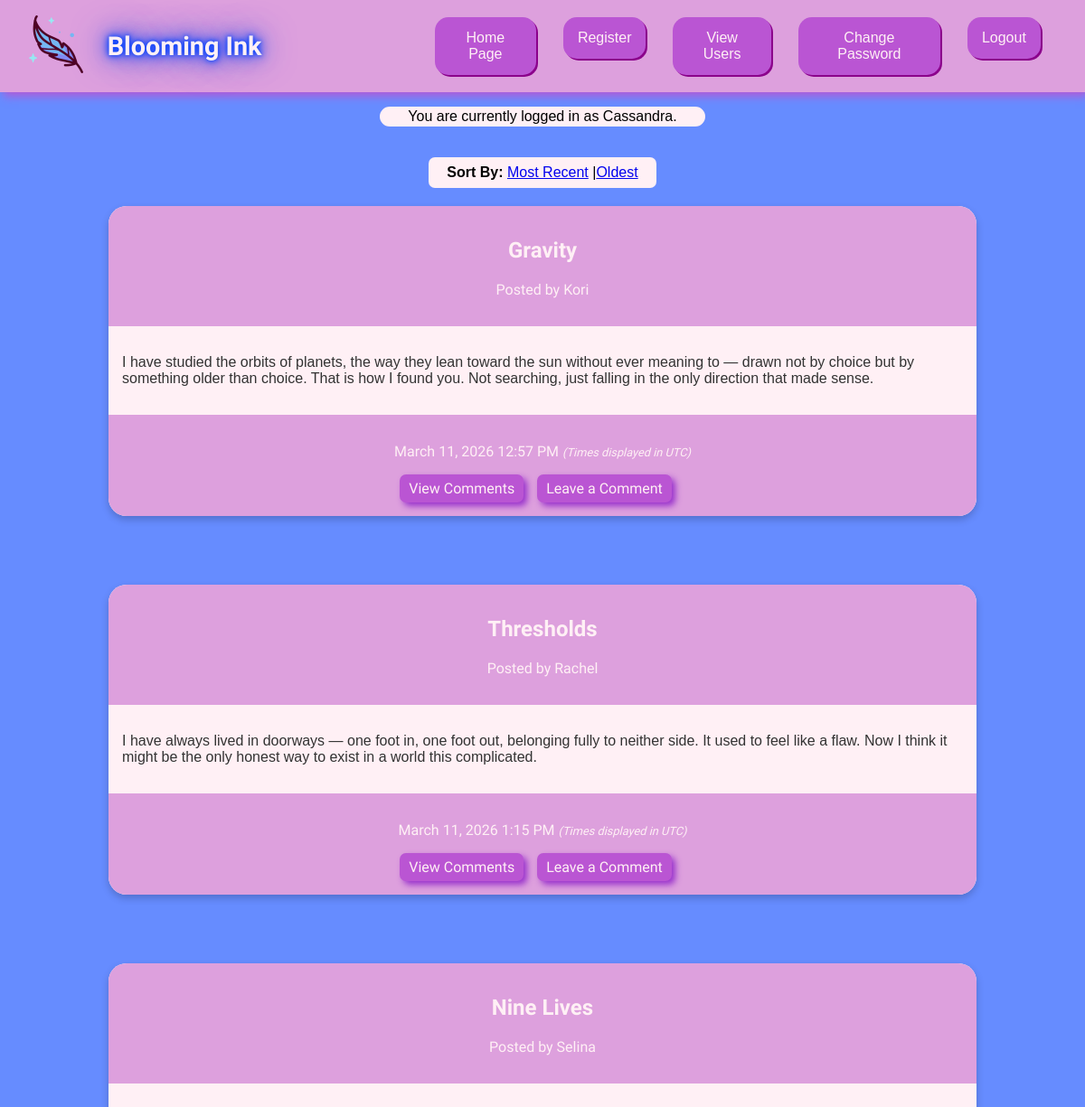
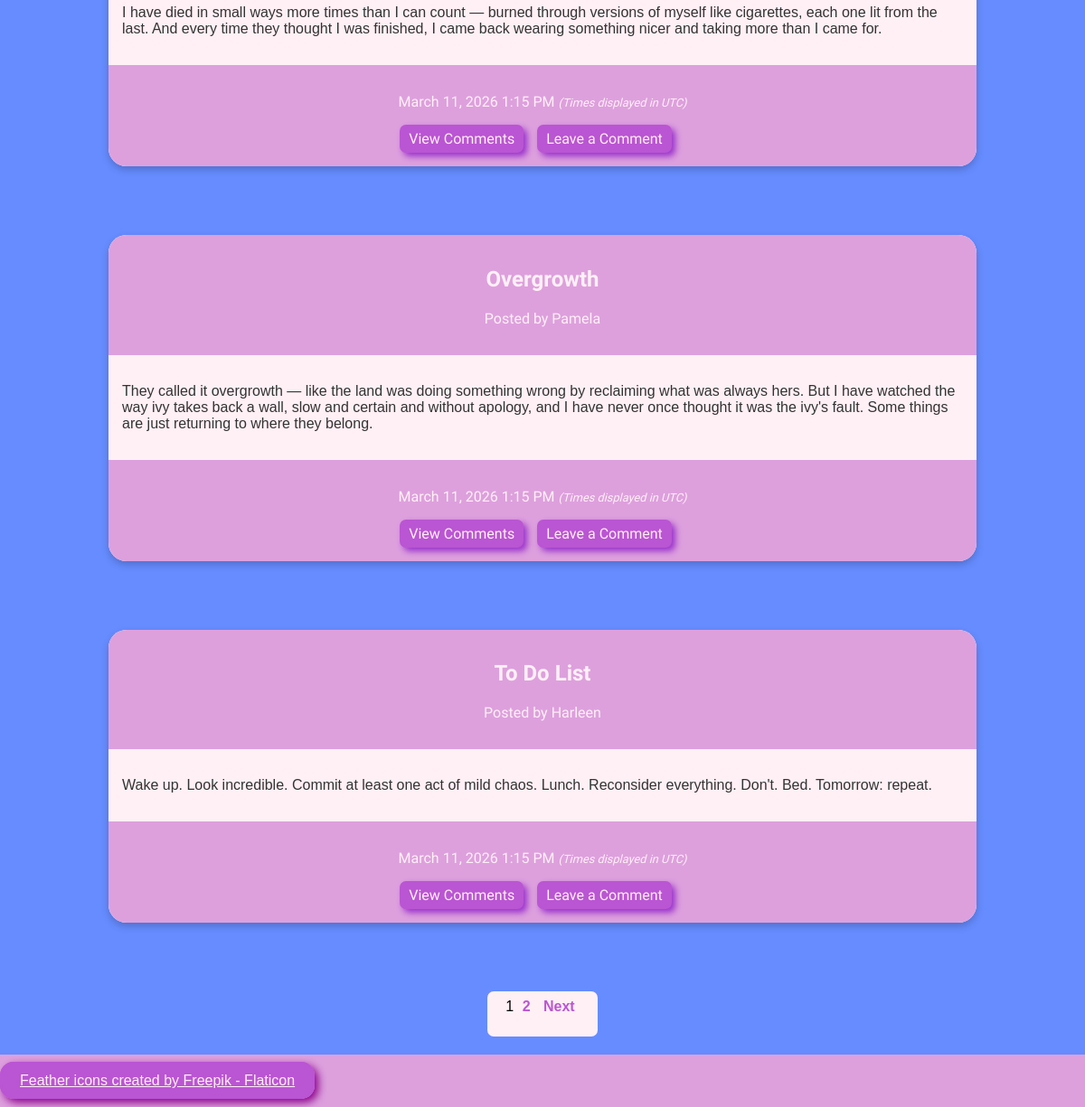
The page /Blooming_Ink/index.php?sort=oldest (signed in) on the database its author committed (2 pictures, top to bottom).
### tables this page shows
CREATE TABLE `blogposts` (
  `blogpost_id` int(11) NOT NULL,
  `user_id` int(11) NOT NULL,
  `blogpost_title` varchar(255) NOT NULL,
  `blogpost_body` text NOT NULL,
  `blogpost_timestamp` timestamp NOT NULL DEFAULT current_timestamp()
);

CREATE TABLE `users` (
  `user_id` int(11) NOT NULL,
  `fname` varchar(255) NOT NULL,
  `lname` varchar(255) NOT NULL,
  `email` varchar(255) NOT NULL,
  `pass` char(64) NOT NULL,
  `registration_date` timestamp NOT NULL DEFAULT current_timestamp(),
  `is_admin` tinyint(1) DEFAULT NULL
);

### Blooming_Ink/index.php (the view, shortened to what this page needs)
<?php
include('header.php');
?>
<!DOCTYPE html>
<html lang="en">
<div class="main-content">
<?php
if (isset($_SESSION['fname'])) {
		echo "<p id='welcome-message'>You are currently logged in as {$_SESSION['fname']}.</p>";
}
include('mysqli_connect.php');
$display = 5;
if (isset($_GET['p']) && is_numeric($_GET['p'])) {
$pages = $_GET['p'];
} else {
$q = "SELECT COUNT(blogpost_id) FROM blogposts";
$r = mysqli_query ($dbc, $q);
$rowp = mysqli_fetch_array ($r, MYSQLI_NUM);
$records = $rowp[0];
if ($records > $display) {
$pages = ceil ($records/$display);
} else {
$pages = 1;
}
}
if (isset($_GET['s']) && is_numeric($_GET['s'])) {
$start = $_GET['s'];
} else {
$start = 0;
}
$sort = (isset($_GET['sort'])) ? $_GET['sort'] : 'date';
switch ($sort) {
case 'oldest':
$order_by = 'blogpost_timestamp ASC';
break;
}
echo '<br>';
echo '<div style="background-color:lavenderblush; border-radius:7px; width:fit-content; margin:0 auto; padding:8px 20px; text-align:center;">';
echo '<strong> Sort By: </strong>';
echo '<a href="?sort=recent">Most Recent</a> |';
echo '<a href="?sort=oldest">Oldest</a>';
echo '</div>';
$query = "SELECT blogposts.*, users.fname FROM blogposts JOIN users ON blogposts.user_id = users.user_id ORDER BY $order_by LIMIT $start, $display";
$results = mysqli_query($dbc, $query);
while ($row = mysqli_fetch_array($results, MYSQLI_ASSOC)){
	echo "<div class='card'>";
    echo "<div class='card-header'>";
        echo "<h2>" . htmlspecialchars($row['blogpost_title']) . "</h2>";
        echo "<p>Posted by " . htmlspecialchars($row['fname']) . "</p>";
    echo "</div>";
    echo "<div class='card-content'>";
        echo "<p>" . htmlspecialchars($row['blogpost_body']) . "</p>";
    echo "</div>";
    echo "<div class='card-footer'>";
        echo "<p>" . date('F j, Y g:i A', strtotime($row['blogpost_timestamp'])) . " <em style='font-size:0.8em;'>(Times displayed in UTC)</em></p>";
        echo "<a href='viewcomments.php?blogpost_id=" . $row['blogpost_id'] . "'>View Comments</a>";
        echo "<a href='newcomment.php?blogpost_id=" . $row['blogpost_id'] . "'>Leave a Comment</a>";
    echo "</div>";
echo "</div>";
	echo "</div><br><br>";
}
if ($pages > 1) {
echo '<div id="paginationbuttons" style="text-align:center; margin: 20px auto; width:fit-content; background-color:lavenderblush; border-radius:7px; padding:8px 20px;">';
$current_page = ($start/$display) + 1;
for ($i = 1; $i <= $pages; $i++) {
if ($i != $current_page) {
echo '<a href="?s=' . (($display * ($i - 1))) . '&p=' . $pages . '&sort=' . $sort . '">' . $i . '</a> ';
} else {
echo $i . ' ';
}
}
if ($current_page != $pages) {
echo '<a href="?s=' . ($start + $display) . '&p=' . $pages . '&sort=' . $sort . '">Next</a>';
}
}
echo '</div>';
?>
<?php
include('footer.php');
?>
</html>

### Blooming_Ink/header.php (style rules this page uses)
body { margin:0; padding:0; background-color:#668cff; font-family: 'Trebuchet MS', sans-serif; display:flex; flex-direction: column; min-height: 100vh; }

### Blooming_Ink/index.php (style rules this page uses)
.card { width: 80%; margin: 20px auto; box-shadow: 0 4px 8px rgba(0, 0, 0, 0.2); border-radius: 20px; overflow: hidden; background-color: #f9f9f9; }
.card-header, .card-footer { background-color: plum; color: lavenderblush; font-family: 'Amaranth'; padding: 15px; text-align: center; }
.card-content { font-family: 'Trebuchet MS', sans-serif; padding: 15px; background-color: lavenderblush; color: #333; }
.card-footer a { color: lavenderblush; text-decoration: none; background-color:mediumorchid; border: 2px solid mediumorchid; border-radius: 7px; box-shadow: 4px 4px 7px darkorchid; cursor: pointer; padding: 4px 8px; margin-right: 15px; display:inline-block; }
#welcome-message { text-align: center; border: 2px solid lavenderblush; border-radius:20px; background: lavenderblush; margin-left:35%; margin-right:35%; }
#paginationbuttons a { color: mediumorchid; text-decoration: none; background-color: transparent; border: none; border-radius: 0; box-shadow: none; padding: 0 5px; font-weight: bold; }

### rows shown on the page
blogposts: blogpost_title "Gravity", user.fname "Kori", blogpost_body "I have studied the orbits of planets, the way they lean toward the sun without ever meaning to — drawn not by choice but by something older than choice. That is how I found you. Not searching, just falling in the only direction that made sense.", blogpost_timestamp "March 11, 2026 12:57 PM"
blogposts: blogpost_title "Thresholds", user.fname "Rachel", blogpost_body "I have always lived in doorways — one foot in, one foot out, belonging fully to neither side. It used to feel like a flaw. Now I think it might be the only honest way to exist in a world this complicated.", blogpost_timestamp "March 11, 2026 1:15 PM"
blogposts: blogpost_title "Nine Lives", user.fname "Selina", blogpost_body "I have died in small ways more times than I can count — burned through versions of myself like cigarettes, each one lit from the last. And every time they thought I was finished, I came back wearing something nicer and taking more than I came for.", blogpost_timestamp "March 11, 2026 1:15 PM"
blogposts: blogpost_title "Overgrowth", user.fname "Pamela", blogpost_body "They called it overgrowth — like the land was doing something wrong by reclaiming what was always hers. But I have watched the way ivy takes back a wall, slow and certain and without apology, and I have never once thought it was the ivy's fault. Some things are just returning to where they belong.", blogpost_timestamp "March 11, 2026 1:15 PM"
blogposts: blogpost_title "To Do List", user.fname "Harleen", blogpost_body "Wake up. Look incredible. Commit at least one act of mild chaos. Lunch. Reconsider everything. Don't. Bed. Tomorrow: repeat.", blogpost_timestamp "March 11, 2026 1:15 PM"

### other values the page prints
$_SESSION['fname'] "Cassandra"
